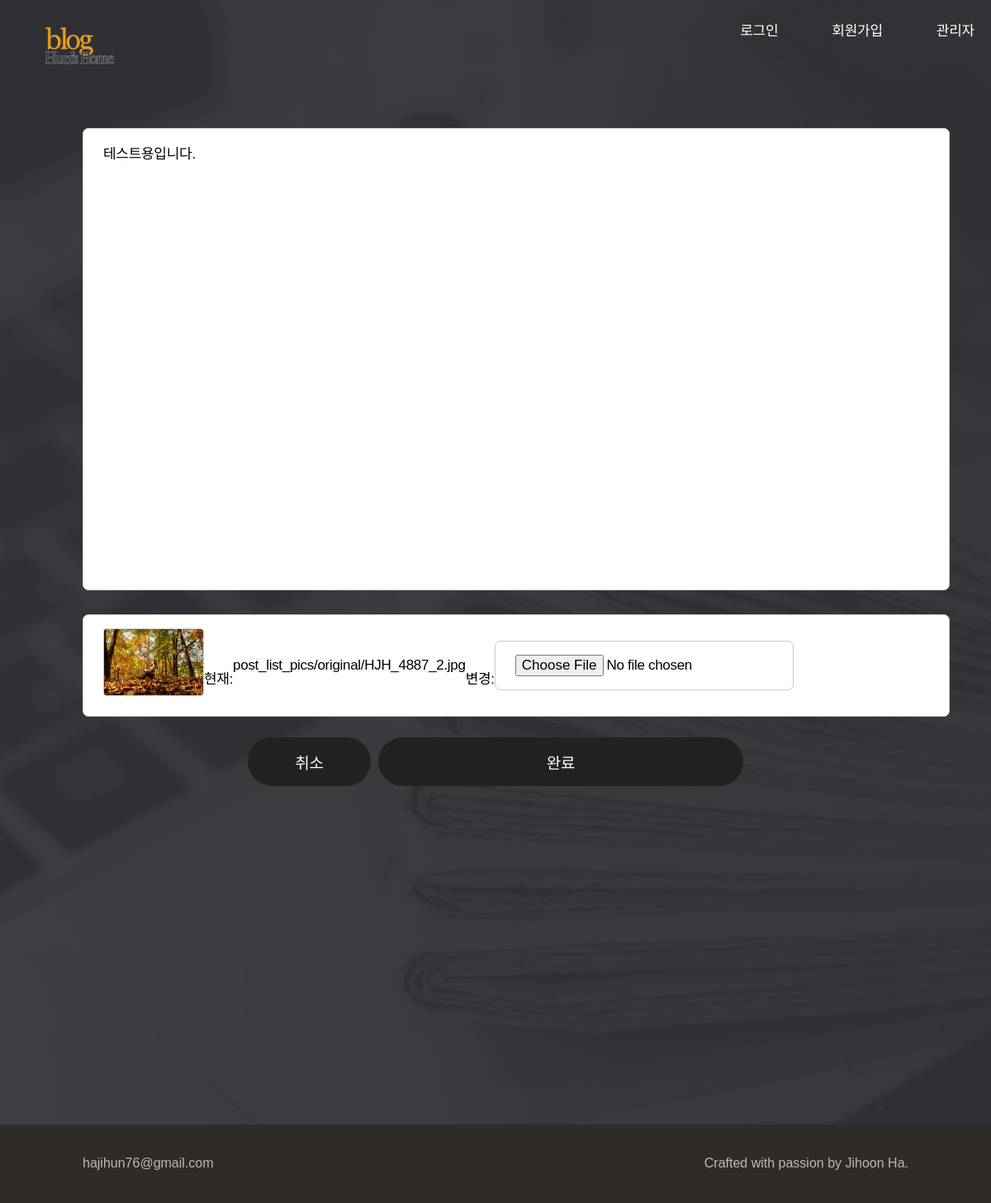
The app's page /posts/lists/8/pics/24/edit/ with its own data.
### blog/models.py (models this page shows, shortened)
class PostListPics(models.Model):
    post_list = models.ForeignKey(
        'PostList', on_delete=models.CASCADE, related_name='pics'
    )
    author = models.ForeignKey(User, on_delete=models.CASCADE)
    content = models.TextField(null=True, blank=True)
    image = models.ImageField(upload_to='post_list_pics/original/')
    thumbnail = models.ImageField(
        upload_to='post_list_pics/thumbnails/',
        blank=True, editable=False
    )
    metadata = models.JSONField(
        blank=True, null=True,
        help_text="EXIF 메타데이터(카메라, 렌즈, ISO 등)를 저장"
    )

### blog/views.py (the view, shortened to what this page needs)
# urls.py: path('posts/lists/<int:post_list_id>/pics/<int:pics_id>/edit/', views.PostListPicsUpdateView.as_view(), name='post_list_pics_edit'),
class PostListPicsUpdateView(LoginRequiredMixin, UserPassesTestMixin, UpdateView):
    model = PostListPics
    form_class = PostListPicsForm
    template_name = 'blog/gallery/post_list_pics_form.html'
    pk_url_kwarg = 'pics_id'
    def get_context_data(self, **kwargs):
        ctx = super().get_context_data(**kwargs)
        ctx['post_list'] = get_object_or_404(
            PostList, pk=self.kwargs['post_list_id']
        )
        return ctx
    redirect_unauthenticated_users = False
    raise_exception = True

### blog/forms.py
class PostListPicsForm(forms.ModelForm):
    class Meta:
        model = PostListPics
        fields = ['content', 'image']

### blog/templates/blog/gallery/post_list_pics_form.html (shortened to what this page needs)
{% extends "blog_base/base_with_navbar.html" %}
{% load static %}
{% load widget_tweaks %}
{% block content %}
<main class="site-body">
  <form class="review-form max-content-width" method="post" autocomplete="off" enctype="multipart/form-data">
    <div class="content">
      {{ form.content|add_class:"cp-input"|add_error_class:"error"|attr:"placeholder:사진에 대한 설명이나 감상을 적어주세요." }}
    </div>
    <div class="file">
      <div class="file-content">
        <div class="thumb_js">
          {% if object.image %}
          <img
            src="{{ object.image.url }}"
            alt="현재 이미지"
            class="preview-img"
            style="
              display: block;
              margin-bottom: 8px;
              max-width:120px;
              border:1px solid #ccc;
              border-radius:4px;
              object-fit:cover;
            "
          >
        {% endif %}
          <label for="id_image"></label><br>
          {{ form.image|add_class:"cp-input file-input"|attr:"id:id_image"|attr:"accept:image/*" }}
        </div>
      </div>
    </div>
    <div class="buttons">
      <a
        class="cp-button secondary cancel"
        href="{% url 'post_list_detail' post_list.id %}"
      >
        취소
      </a>
      <button class="cp-button submit" type="submit">완료</button>
    </div>
  </form>
</main>
{% endblock content %}

### blog/static/blog/css/theme.css (style rules this page uses)
* { font-family: "Spoqa Han Sans Neo", sans-serif; }
:root { --border: #e3e1dc; --text: #fff; --link: #fff; --site-footer: #bcb9b0; --site-footer-background: #2f2c28; --site-header-background: rgba(255, 255, 255, 0.76); --max-content-width: 1000px; --input-background: #fff; --input-border: #cccac3; --input-error: #999; --input-error-border: #e6584e; --input-focus-border: #ffcc00; --input-focus-background: #fffdf3; --input-placeholder: #bcb9b0; --button-text: #fff; --button-primary-background: #222; --button-primary-hover-background: #444; --account-link: #fff; --box-border: #e3e1dc; --dialog-border: #e3e1dc; --dialog-background: #f6f5f3; --dialog-info: #e1811b; --max-content-width: 1000px; --file-content-border: #cccac3; --file-content-background: #fff; --profile-header-edit: #7b776b; --main-header-border: #f0efec; --main-header-background: #fff; --profile-header-edit: #7b776b; --avatar-placeholder: #e3e1dc; --chip-border: #e3e1dc; --chip-text: #2f2c28; }
input.cp-input, textarea.cp-input, .cp-input input { width: 100%; font-size: 17px; letter-spacing: -0.3px; padding: 16px 24px; border: 1px solid var(--input-border); background-color: var(--input-background); outline: none; border-radius: 7px; }
input.cp-input::placeholder, textarea.cp-input::placeholder, .cp-input input::placeholder { color: var(--input-placeholder); }
textarea.cp-input { line-height: 1.82; resize: none; }
.cp-button { border: none; outline: none; padding: 16px 28px; border-radius: 9999px; font-size: 19px; font-weight: 400; letter-spacing: -0.32px; cursor: pointer; background-color: var(--button-primary-background); color: var(--button-text); }
a.cp-button { display: inline-block; text-decoration: none; text-align: center; }

### blog/static/blog/css/styles.css (style rules this page uses)
html { position: relative; min-height: 100vh; margin: 0; }
body { display: flex; min-height: 100vh; flex-direction: column; margin: 0; padding: 0; background: url("../images/bg.jpg") no-repeat center top/cover; -webkit-font-smoothing: antialiased; -moz-osx-font-smoothing: auto; word-break: keep-all; }
a, a:hover { color: var(--text); }
a { text-decoration: none; }
.max-content-width { max-width: var(--max-content-width); width: 100%; }
body > .site-body { flex: 1 0 auto; }
.review-form { display: grid; grid-template-columns: repeat(2, 1fr); gap: 25px 14px; margin: 85px auto 410px; }
.review-form > .title, .review-form > .content, .review-form > .file, .review-form > .buttons { grid-column: span 2; }
.review-form .content textarea { height: 526px; }
.review-form .file-content { display: flex; align-items: center; line-height: 2; font-size: 17px; letter-spacing: -0.3px; padding: 16px 24px; border: 1px solid var(--file-content-border); background-color: var(--file-content-background); border-radius: 7px; width: 100%; }
.review-form .file-content input { font-size: 17px; }
.review-form .buttons { display: flex; max-width: 600px; width: 100%; margin: 0 auto; }
.review-form .buttons > .cancel { flex-grow: 1; }
.review-form .buttons > button[type="submit"] { flex-grow: 6; margin-left: 9px; }
.thumb_js { display: flex; justify-content: center; align-items: center; }
.thumb_js a { color: #000; }

### records on screen
PostListPics: content "테스트용입니다.", image (picture)
